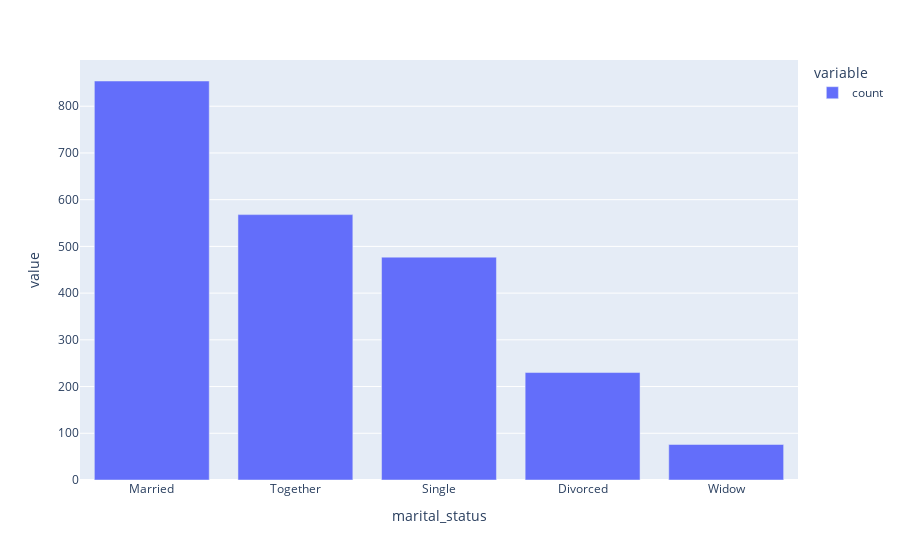

Source (notebook cell):
### Code cell
px.bar(df['marital_status'].value_counts())

### Figure 1 — Plotly figure (JSON) as saved in the notebook; plotly's stock layout.template omitted (floating-point values rounded to 4 significant figures)
{"data": [{"alignmentgroup": "True", "hovertemplate": "variable=count<br>marital_status=%{x}<br>value=%{y}<extra></extra>", "legendgroup": "count", "marker": {"color": "#636efa", "pattern": {"shape": ""}}, "name": "count", "offsetgroup": "count", "orientation": "v", "showlegend": true, "textposition": "auto", "type": "bar", "x": ["Married", "Together", "Single", "Divorced", "Widow"], "xaxis": "x", "y": [854, 568, 477, 230, 76], "yaxis": "y"}], "layout": {"barmode": "relative", "legend": {"title": {"text": "variable"}, "tracegroupgap": 0}, "margin": {"t": 60}, "xaxis": {"anchor": "y", "domain": [0, 1], "title": {"text": "marital_status"}}, "yaxis": {"anchor": "x", "domain": [0, 1], "title": {"text": "value"}}}}
